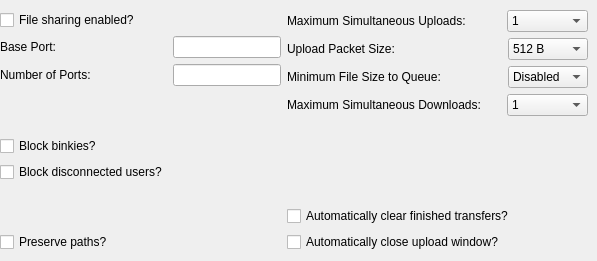
   <widget class="QWidget" name="fFileSharing">
    <attribute name="title">
     <string>File Sharing</string>
    </attribute>
    <widget class="QWidget" name="Layout49">
     <property name="geometry">
      <rect>
       <x>0</x>
       <y>10</y>
       <width>588</width>
       <height>242</height>
      </rect>
     </property>
     <layout class="QHBoxLayout">
      <property name="spacing">
       <number>6</number>
      </property>
      <property name="margin">
       <number>0</number>
      </property>
      <item>
       <layout class="QVBoxLayout">
        <property name="spacing">
         <number>6</number>
        </property>
        <property name="margin">
         <number>0</number>
        </property>
        <item>
         <widget class="QCheckBox" name="fFileSharingEnabled">
          <property name="text">
           <string>File sharing enabled?</string>
          </property>
         </widget>
        </item>
        <item>
         <layout class="QHBoxLayout">
          <property name="spacing">
           <number>6</number>
          </property>
          <property name="margin">
           <number>0</number>
          </property>
          <item>
           <widget class="QLabel" name="TextLabel1_6">
            <property name="minimumSize">
             <size>
              <width>75</width>
              <height>0</height>
             </size>
            </property>
            <property name="text">
             <string>Base Port:</string>
            </property>
            <property name="wordWrap">
             <bool>false</bool>
            </property>
           </widget>
          </item>
          <item>
           <spacer>
            <property name="orientation">
             <enum>Qt::Horizontal</enum>
            </property>
            <property name="sizeType">
             <enum>QSizePolicy::Expanding</enum>
            </property>
            <property name="sizeHint" stdset="0">
             <size>
              <width>20</width>
              <height>20</height>
             </size>
            </property>
           </spacer>
          </item>
          <item>
           <widget class="QLineEdit" name="fBasePort"/>
          </item>
         </layout>
        </item>
        <item>
         <layout class="QHBoxLayout">
          <property name="spacing">
           <number>6</number>
          </property>
          <property name="margin">
           <number>0</number>
          </property>
          <item>
           <widget class="QLabel" name="TextLabel1_7">
            <property name="minimumSize">
             <size>
              <width>75</width>
              <height>0</height>
             </size>
            </property>
            <property name="text">
             <string>Number of Ports:</string>
            </property>
            <property name="wordWrap">
             <bool>false</bool>
            </property>
           </widget>
          </item>
          <item>
           <spacer>
            <property name="orientation">
             <enum>Qt::Horizontal</enum>
            </property>
            <property name="sizeType">
             <enum>QSizePolicy::Expanding</enum>
            </property>
            <property name="sizeHint" stdset="0">
             <size>
              <width>20</width>
              <height>20</height>
             </size>
            </property>
           </spacer>
          </item>
          <item>
           <widget class="QLineEdit" name="fPortRange"/>
          </item>
         </layout>
        </item>
        <item>
         <spacer>
          <property name="orientation">
           <enum>Qt::Vertical</enum>
          </property>
          <property name="sizeType">
           <enum>QSizePolicy::Expanding</enum>
          </property>
          <property name="sizeHint" stdset="0">
           <size>
            <width>20</width>
            <height>20</height>
           </size>
          </property>
         </spacer>
        </item>
        <item>
         <widget class="QCheckBox" name="fBinkyNuke">
          <property name="text">
           <string>Block binkies?</string>
          </property>
         </widget>
        </item>
        <item>
         <widget class="QCheckBox" name="fBlockDisconnected">
          <property name="text">
           <string>Block disconnected users?</string>
          </property>
         </widget>
        </item>
        <item>
         <spacer>
          <property name="orientation">
           <enum>Qt::Vertical</enum>
          </property>
          <property name="sizeType">
           <enum>QSizePolicy::Expanding</enum>
          </property>
          <property name="sizeHint" stdset="0">
           <size>
            <width>20</width>
            <height>20</height>
           </size>
          </property>
         </spacer>
        </item>
        <item>
         <widget class="QCheckBox" name="fPreservePaths">
          <property name="text">
           <string>Preserve paths?</string>
          </property>
         </widget>
        </item>
       </layout>
      </item>
      <item>
       <layout class="QVBoxLayout">
        <property name="spacing">
         <number>6</number>
        </property>
        <property name="margin">
         <number>0</number>
        </property>
        <item>
         <layout class="QHBoxLayout">
          <property name="spacing">
           <number>6</number>
          </property>
          <property name="margin">
           <number>0</number>
          </property>
          <item>
           <widget class="QLabel" name="TextLabel1_2_3">
            <property name="sizePolicy">
             <sizepolicy hsizetype="Minimum" vsizetype="Minimum">
              <horstretch>0</horstretch>
              <verstretch>0</verstretch>
             </sizepolicy>
            </property>
            <property name="minimumSize">
             <size>
              <width>175</width>
              <height>0</height>
             </size>
            </property>
            <property name="text">
             <string>Maximum Simultaneous Uploads:</string>
            </property>
            <property name="wordWrap">
             <bool>false</bool>
            </property>
           </widget>
          </item>
          <item>
           <spacer>
            <property name="orientation">
             <enum>Qt::Horizontal</enum>
            </property>
            <property name="sizeType">
             <enum>QSizePolicy::Expanding</enum>
            </property>
            <property name="sizeHint" stdset="0">
             <size>
              <width>20</width>
              <height>20</height>
             </size>
            </property>
           </spacer>
          </item>
          <item>
           <widget class="QComboBox" name="fMaxUL">
            <property name="sizePolicy">
             <sizepolicy hsizetype="Fixed" vsizetype="Fixed">
              <horstretch>0</horstretch>
              <verstretch>0</verstretch>
             </sizepolicy>
            </property>
            <property name="minimumSize">
             <size>
              <width>80</width>
              <height>0</height>
             </size>
            </property>
            <item>
             <property name="text">
              <string>1</string>
             </property>
            </item>
            <item>
             <property name="text">
              <string>2</string>
             </property>
            </item>
            <item>
             <property name="text">
              <string>3</string>
             </property>
            </item>
            <item>
             <property name="text">
              <string>4</string>
             </property>
            </item>
            <item>
             <property name="text">
              <string>5</string>
             </property>
            </item>
            <item>
             <property name="text">
              <string>10</string>
             </property>
            </item>
            <item>
             <property name="text">
              <string>15</string>
             </property>
            </item>
            <item>
             <property name="text">
              <string>20</string>
             </property>
            </item>
            <item>
             <property name="text">
              <string>30</string>
             </property>
            </item>
            <item>
             <property name="text">
              <string>Unlimited</string>
             </property>
            </item>
           </widget>
          </item>
         </layout>
        </item>
        <item>
         <layout class="QHBoxLayout">
          <property name="spacing">
           <number>6</number>
          </property>
          <property name="margin">
           <number>0</number>
          </property>
          <item>
           <widget class="QLabel" name="TextLabel1_4">
            <property name="text">
             <string>Upload Packet Size:</string>
            </property>
            <property name="wordWrap">
             <bool>false</bool>
            </property>
           </widget>
          </item>
          <item>
           <spacer>
            <property name="orientation">
             <enum>Qt::Horizontal</enum>
            </property>
            <property name="sizeType">
             <enum>QSizePolicy::Expanding</enum>
            </property>
            <property name="sizeHint" stdset="0">
             <size>
              <width>20</width>
              <height>20</height>
             </size>
            </property>
           </spacer>
          </item>
          <item>
           <widget class="QComboBox" name="fPacketSize">
            <property name="sizePolicy">
             <sizepolicy hsizetype="Fixed" vsizetype="Fixed">
              <horstretch>0</horstretch>
              <verstretch>0</verstretch>
             </sizepolicy>
            </property>
            <property name="minimumSize">
             <size>
              <width>80</width>
              <height>0</height>
             </size>
            </property>
            <item>
             <property name="text">
              <string>512 B</string>
             </property>
            </item>
            <item>
             <property name="text">
              <string>1 kB</string>
             </property>
            </item>
            <item>
             <property name="text">
              <string>2 kB</string>
             </property>
            </item>
            <item>
             <property name="text">
              <string>4 kB</string>
             </property>
            </item>
            <item>
             <property name="text">
              <string>8 kB</string>
             </property>
            </item>
            <item>
             <property name="text">
              <string>16 kB</string>
             </property>
            </item>
            <item>
             <property name="text">
              <string>32 kB</string>
             </property>
            </item>
            <item>
             <property name="text">
              <string>64 kB</string>
             </property>
            </item>
            <item>
             <property name="text">
              <string>128 kB</string>
             </property>
            </item>
            <item>
             <property name="text">
              <string>256 kB</string>
             </property>
            </item>
            <item>
             <property name="text">
              <string>512 kB</string>
             </property>
            </item>
            <item>
             <property name="text">
              <string>1 MB</string>
             </property>
            </item>
           </widget>
          </item>
         </layout>
        </item>
        <item>
         <layout class="QHBoxLayout">
          <property name="spacing">
           <number>6</number>
          </property>
          <property name="margin">
           <number>0</number>
          </property>
          <item>
           <widget class="QLabel" name="TextLabel1_5">
            <property name="text">
             <string>Minimum File Size to Queue:</string>
            </property>
            <property name="wordWrap">
             <bool>false</bool>
            </property>
           </widget>
          </item>
          <item>
           <spacer>
            <property name="orientation">
             <enum>Qt::Horizontal</enum>
            </property>
            <property name="sizeType">
             <enum>QSizePolicy::Expanding</enum>
            </property>
            <property name="sizeHint" stdset="0">
             <size>
              <width>20</width>
              <height>20</height>
             </size>
            </property>
           </spacer>
          </item>
          <item>
           <widget class="QComboBox" name="fMinQueued">
            <property name="minimumSize">
             <size>
              <width>80</width>
              <height>0</height>
             </size>
            </property>
            <item>
             <property name="text">
              <string>Disabled</string>
             </property>
            </item>
            <item>
             <property name="text">
              <string>1 kB</string>
             </property>
            </item>
            <item>
             <property name="text">
              <string>2 kB</string>
             </property>
            </item>
            <item>
             <property name="text">
              <string>4 kB</string>
             </property>
            </item>
            <item>
             <property name="text">
              <string>8 kB</string>
             </property>
            </item>
            <item>
             <property name="text">
              <string>16 kB</string>
             </property>
            </item>
            <item>
             <property name="text">
              <string>32 kB</string>
             </property>
            </item>
            <item>
             <property name="text">
              <string>64 kB</string>
             </property>
            </item>
            <item>
             <property name="text">
              <string>128 kB</string>
             </property>
            </item>
            <item>
             <property name="text">
              <string>256 kB</string>
             </property>
            </item>
            <item>
             <property name="text">
              <string>512 kB</string>
             </property>
            </item>
            <item>
             <property name="text">
              <string>1 MB</string>
             </property>
            </item>
           </widget>
          </item>
         </layout>
        </item>
        <item>
         <layout class="QHBoxLayout">
          <property name="spacing">
           <number>6</number>
          </property>
          <property name="margin">
           <number>0</number>
          </property>
          <item>
           <widget class="QLabel" name="TextLabel1_2_3_3">
            <property name="minimumSize">
             <size>
              <width>175</width>
              <height>0</height>
             </size>
            </property>
            <property name="text">
             <string>Maximum Simultaneous Downloads:</string>
            </property>
            <property name="wordWrap">
             <bool>false</bool>
            </property>
           </widget>
          </item>
          <item>
           <spacer>
            <property name="orientation">
             <enum>Qt::Horizontal</enum>
            </property>
            <property name="sizeType">
             <enum>QSizePolicy::Expanding</enum>
            </property>
            <property name="sizeHint" stdset="0">
             <size>
              <width>20</width>
              <height>20</height>
             </size>
            </property>
           </spacer>
          </item>
          <item>
           <widget class="QComboBox" name="fMaxDL">
            <property name="sizePolicy">
             <sizepolicy hsizetype="Fixed" vsizetype="Fixed">
              <horstretch>0</horstretch>
              <verstretch>0</verstretch>
             </sizepolicy>
            </property>
            <property name="minimumSize">
             <size>
              <width>80</width>
              <height>0</height>
             </size>
            </property>
            <item>
             <property name="text">
              <string>1</string>
             </property>
            </item>
            <item>
             <property name="text">
              <string>2</string>
             </property>
            </item>
            <item>
             <property name="text">
              <string>3</string>
             </property>
            </item>
            <item>
             <property name="text">
              <string>4</string>
             </property>
            </item>
            <item>
             <property name="text">
              <string>5</string>
             </property>
            </item>
            <item>
             <property name="text">
              <string>10</string>
             </property>
            </item>
            <item>
             <property name="text">
              <string>15</string>
             </property>
            </item>
            <item>
             <property name="text">
              <string>20</string>
             </property>
            </item>
            <item>
             <property name="text">
              <string>30</string>
             </property>
            </item>
            <item>
             <property name="text">
              <string>Unlimited</string>
             </property>
            </item>
           </widget>
          </item>
         </layout>
        </item>
        <item>
         <spacer>
          <property name="orientation">
           <enum>Qt::Vertical</enum>
          </property>
          <property name="sizeType">
           <enum>QSizePolicy::Expanding</enum>
          </property>
          <property name="sizeHint" stdset="0">
           <size>
            <width>20</width>
            <height>20</height>
           </size>
          </property>
         </spacer>
        </item>
        <item>
         <widget class="QCheckBox" name="fAutoClear">
          <property name="text">
           <string>Automatically clear finished transfers?</string>
          </property>
         </widget>
        </item>
        <item>
         <widget class="QCheckBox" name="fAutoClose">
          <property name="text">
           <string>Automatically close upload window?</string>
          </property>
         </widget>
        </item>
       </layout>
      </item>
     </layout>
    </widget>
   </widget>
